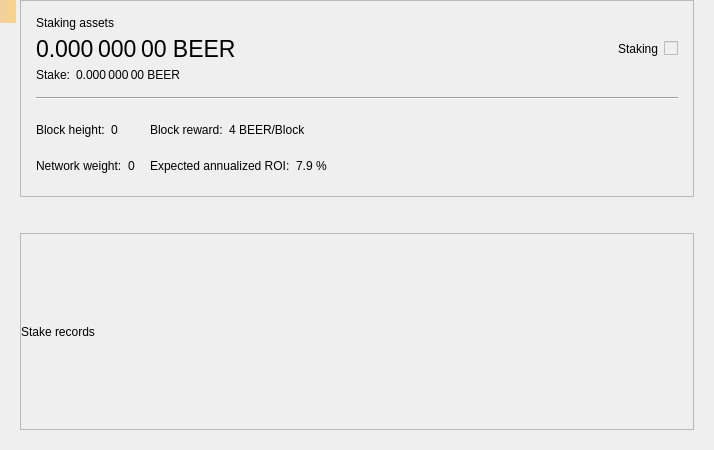
<?xml version="1.0" encoding="UTF-8"?>
<ui version="4.0">
 <class>StakePage</class>
 <widget class="QWidget" name="StakePage">
  <property name="geometry">
   <rect>
    <x>0</x>
    <y>0</y>
    <width>714</width>
    <height>450</height>
   </rect>
  </property>
  <property name="windowTitle">
   <string>Form</string>
  </property>
  <layout class="QVBoxLayout" name="verticalLayout_3">
   <property name="leftMargin">
    <number>20</number>
   </property>
   <property name="topMargin">
    <number>0</number>
   </property>
   <property name="rightMargin">
    <number>20</number>
   </property>
   <property name="bottomMargin">
    <number>20</number>
   </property>
   <item>
    <widget class="QFrame" name="frameStakeInfo">
     <property name="frameShape">
      <enum>QFrame::StyledPanel</enum>
     </property>
     <property name="frameShadow">
      <enum>QFrame::Raised</enum>
     </property>
     <layout class="QVBoxLayout" name="verticalLayout">
      <property name="spacing">
       <number>15</number>
      </property>
      <property name="leftMargin">
       <number>15</number>
      </property>
      <property name="topMargin">
       <number>15</number>
      </property>
      <property name="rightMargin">
       <number>15</number>
      </property>
      <property name="bottomMargin">
       <number>15</number>
      </property>
      <item>
       <layout class="QGridLayout" name="gridLayout_2">
        <property name="spacing">
         <number>6</number>
        </property>
        <item row="1" column="0">
         <widget class="QLabel" name="labelAssets">
          <property name="font">
           <font>
            <pointsize>17</pointsize>
           </font>
          </property>
          <property name="cursor">
           <cursorShape>IBeamCursor</cursorShape>
          </property>
          <property name="toolTip">
           <string>Your current spendable balance</string>
          </property>
          <property name="text">
           <string notr="true">0.000 000 00 BEER</string>
          </property>
          <property name="alignment">
           <set>Qt::AlignLeading|Qt::AlignLeft|Qt::AlignVCenter</set>
          </property>
          <property name="textInteractionFlags">
           <set>Qt::LinksAccessibleByMouse|Qt::TextSelectableByMouse</set>
          </property>
         </widget>
        </item>
        <item row="0" column="0">
         <widget class="QLabel" name="labelAssetsText">
          <property name="text">
           <string>Staking assets</string>
          </property>
          <property name="alignment">
           <set>Qt::AlignLeading|Qt::AlignLeft|Qt::AlignVCenter</set>
          </property>
         </widget>
        </item>
        <item row="1" column="2">
         <spacer name="horizontalSpacer_2">
          <property name="orientation">
           <enum>Qt::Horizontal</enum>
          </property>
          <property name="sizeHint" stdset="0">
           <size>
            <width>40</width>
            <height>20</height>
           </size>
          </property>
         </spacer>
        </item>
        <item row="4" column="0">
         <layout class="QHBoxLayout" name="horizontalLayout_5">
          <property name="spacing">
           <number>6</number>
          </property>
          <item>
           <widget class="QLabel" name="labelStakeText">
            <property name="sizePolicy">
             <sizepolicy hsizetype="Maximum" vsizetype="Preferred">
              <horstretch>0</horstretch>
              <verstretch>0</verstretch>
             </sizepolicy>
            </property>
            <property name="text">
             <string>Stake:</string>
            </property>
            <property name="alignment">
             <set>Qt::AlignLeading|Qt::AlignLeft|Qt::AlignVCenter</set>
            </property>
           </widget>
          </item>
          <item>
           <widget class="QLabel" name="labelStake">
            <property name="text">
             <string>0.000 000 00 BEER</string>
            </property>
            <property name="alignment">
             <set>Qt::AlignLeading|Qt::AlignLeft|Qt::AlignVCenter</set>
            </property>
            <property name="textInteractionFlags">
             <set>Qt::LinksAccessibleByMouse|Qt::TextSelectableByMouse</set>
            </property>
           </widget>
          </item>
          <item>
           <spacer name="horizontalSpacer_3">
            <property name="orientation">
             <enum>Qt::Horizontal</enum>
            </property>
            <property name="sizeType">
             <enum>QSizePolicy::Minimum</enum>
            </property>
            <property name="sizeHint" stdset="0">
             <size>
              <width>0</width>
              <height>0</height>
             </size>
            </property>
           </spacer>
          </item>
         </layout>
        </item>
        <item row="1" column="4">
         <widget class="QLabel" name="labelStaking">
          <property name="text">
           <string>Staking</string>
          </property>
         </widget>
        </item>
        <item row="1" column="5">
         <widget class="QSwitchControl" name="checkStake">
          <property name="enabled">
           <bool>false</bool>
          </property>
         </widget>
        </item>
       </layout>
      </item>
      <item>
       <widget class="Line" name="hLine">
        <property name="orientation">
         <enum>Qt::Horizontal</enum>
        </property>
       </widget>
      </item>
      <item>
       <layout class="QGridLayout" name="gridLayout">
        <property name="verticalSpacing">
         <number>6</number>
        </property>
        <item row="0" column="0">
         <layout class="QHBoxLayout" name="horizontalLayout">
          <property name="spacing">
           <number>6</number>
          </property>
          <item>
           <widget class="QLabel" name="labelHeightText">
            <property name="sizePolicy">
             <sizepolicy hsizetype="Maximum" vsizetype="Preferred">
              <horstretch>0</horstretch>
              <verstretch>0</verstretch>
             </sizepolicy>
            </property>
            <property name="text">
             <string>Block height:</string>
            </property>
            <property name="alignment">
             <set>Qt::AlignLeading|Qt::AlignLeft|Qt::AlignVCenter</set>
            </property>
           </widget>
          </item>
          <item>
           <widget class="QLabel" name="labelHeight">
            <property name="text">
             <string>0</string>
            </property>
            <property name="alignment">
             <set>Qt::AlignLeading|Qt::AlignLeft|Qt::AlignVCenter</set>
            </property>
            <property name="textInteractionFlags">
             <set>Qt::LinksAccessibleByMouse|Qt::TextSelectableByMouse</set>
            </property>
           </widget>
          </item>
          <item>
           <spacer name="horizontalSpacer_4">
            <property name="orientation">
             <enum>Qt::Horizontal</enum>
            </property>
            <property name="sizeType">
             <enum>QSizePolicy::Minimum</enum>
            </property>
            <property name="sizeHint" stdset="0">
             <size>
              <width>0</width>
              <height>0</height>
             </size>
            </property>
           </spacer>
          </item>
         </layout>
        </item>
        <item row="0" column="1">
         <layout class="QHBoxLayout" name="horizontalLayout_3">
          <property name="spacing">
           <number>6</number>
          </property>
          <item>
           <widget class="QLabel" name="labelRewardText">
            <property name="sizePolicy">
             <sizepolicy hsizetype="Maximum" vsizetype="Preferred">
              <horstretch>0</horstretch>
              <verstretch>0</verstretch>
             </sizepolicy>
            </property>
            <property name="text">
             <string>Block reward:</string>
            </property>
            <property name="alignment">
             <set>Qt::AlignLeading|Qt::AlignLeft|Qt::AlignVCenter</set>
            </property>
           </widget>
          </item>
          <item>
           <widget class="QLabel" name="labelReward">
            <property name="text">
             <string>4 BEER/Block</string>
            </property>
            <property name="alignment">
             <set>Qt::AlignLeading|Qt::AlignLeft|Qt::AlignVCenter</set>
            </property>
            <property name="textInteractionFlags">
             <set>Qt::LinksAccessibleByMouse|Qt::TextSelectableByMouse</set>
            </property>
           </widget>
          </item>
          <item>
           <spacer name="horizontalSpacer_6">
            <property name="orientation">
             <enum>Qt::Horizontal</enum>
            </property>
            <property name="sizeType">
             <enum>QSizePolicy::Minimum</enum>
            </property>
            <property name="sizeHint" stdset="0">
             <size>
              <width>0</width>
              <height>0</height>
             </size>
            </property>
           </spacer>
          </item>
         </layout>
        </item>
        <item row="0" column="2" rowspan="2">
         <spacer name="horizontalSpacer">
          <property name="orientation">
           <enum>Qt::Horizontal</enum>
          </property>
          <property name="sizeHint" stdset="0">
           <size>
            <width>40</width>
            <height>20</height>
           </size>
          </property>
         </spacer>
        </item>
        <item row="1" column="0">
         <layout class="QHBoxLayout" name="horizontalLayout_2">
          <property name="spacing">
           <number>6</number>
          </property>
          <item>
           <widget class="QLabel" name="labelWeightText">
            <property name="sizePolicy">
             <sizepolicy hsizetype="Maximum" vsizetype="Preferred">
              <horstretch>0</horstretch>
              <verstretch>0</verstretch>
             </sizepolicy>
            </property>
            <property name="text">
             <string>Network weight:</string>
            </property>
            <property name="alignment">
             <set>Qt::AlignLeading|Qt::AlignLeft|Qt::AlignVCenter</set>
            </property>
           </widget>
          </item>
          <item>
           <widget class="QLabel" name="labelWeight">
            <property name="text">
             <string>0</string>
            </property>
            <property name="alignment">
             <set>Qt::AlignLeading|Qt::AlignLeft|Qt::AlignVCenter</set>
            </property>
            <property name="textInteractionFlags">
             <set>Qt::LinksAccessibleByMouse|Qt::TextSelectableByMouse</set>
            </property>
           </widget>
          </item>
          <item>
           <spacer name="horizontalSpacer_5">
            <property name="orientation">
             <enum>Qt::Horizontal</enum>
            </property>
            <property name="sizeType">
             <enum>QSizePolicy::Minimum</enum>
            </property>
            <property name="sizeHint" stdset="0">
             <size>
              <width>0</width>
              <height>0</height>
             </size>
            </property>
           </spacer>
          </item>
         </layout>
        </item>
        <item row="1" column="1">
         <layout class="QHBoxLayout" name="horizontalLayout_4">
          <property name="spacing">
           <number>6</number>
          </property>
          <item>
           <widget class="QLabel" name="labelROIText">
            <property name="sizePolicy">
             <sizepolicy hsizetype="Maximum" vsizetype="Preferred">
              <horstretch>0</horstretch>
              <verstretch>0</verstretch>
             </sizepolicy>
            </property>
            <property name="text">
             <string>Expected annualized ROI:</string>
            </property>
            <property name="alignment">
             <set>Qt::AlignLeading|Qt::AlignLeft|Qt::AlignVCenter</set>
            </property>
           </widget>
          </item>
          <item>
           <widget class="QLabel" name="labelROI">
            <property name="text">
             <string>7.9 %</string>
            </property>
            <property name="alignment">
             <set>Qt::AlignLeading|Qt::AlignLeft|Qt::AlignVCenter</set>
            </property>
            <property name="textInteractionFlags">
             <set>Qt::LinksAccessibleByMouse|Qt::TextSelectableByMouse</set>
            </property>
           </widget>
          </item>
          <item>
           <spacer name="horizontalSpacer_7">
            <property name="orientation">
             <enum>Qt::Horizontal</enum>
            </property>
            <property name="sizeType">
             <enum>QSizePolicy::Minimum</enum>
            </property>
            <property name="sizeHint" stdset="0">
             <size>
              <width>0</width>
              <height>0</height>
             </size>
            </property>
           </spacer>
          </item>
         </layout>
        </item>
       </layout>
      </item>
     </layout>
    </widget>
   </item>
   <item>
    <spacer name="verticalSpacer">
     <property name="orientation">
      <enum>Qt::Vertical</enum>
     </property>
     <property name="sizeType">
      <enum>QSizePolicy::Fixed</enum>
     </property>
     <property name="sizeHint" stdset="0">
      <size>
       <width>20</width>
       <height>30</height>
      </size>
     </property>
    </spacer>
   </item>
   <item>
    <widget class="QFrame" name="frameStakeRecords">
     <property name="frameShape">
      <enum>QFrame::StyledPanel</enum>
     </property>
     <property name="frameShadow">
      <enum>QFrame::Raised</enum>
     </property>
     <layout class="QVBoxLayout" name="verticalLayout_2">
      <property name="leftMargin">
       <number>0</number>
      </property>
      <property name="topMargin">
       <number>0</number>
      </property>
      <property name="rightMargin">
       <number>0</number>
      </property>
      <property name="bottomMargin">
       <number>0</number>
      </property>
      <item>
       <widget class="QLabel" name="labelRecordsText">
        <property name="text">
         <string>Stake records</string>
        </property>
       </widget>
      </item>
     </layout>
    </widget>
   </item>
  </layout>
  <widget class="QLabel" name="labelAlerts">
   <property name="geometry">
    <rect>
     <x>0</x>
     <y>0</y>
     <width>16</width>
     <height>23</height>
    </rect>
   </property>
   <property name="visible">
    <bool>false</bool>
   </property>
   <property name="styleSheet">
    <string notr="true">QLabel { background-color: qlineargradient(x1: 0, y1: 0, x2: 1, y2: 0, stop:0 #F0D0A0, stop:1 #F8D488); color:#000000; }</string>
   </property>
   <property name="wordWrap">
    <bool>true</bool>
   </property>
   <property name="margin">
    <number>3</number>
   </property>
   <property name="textInteractionFlags">
    <set>Qt::TextSelectableByMouse</set>
   </property>
  </widget>
 </widget>
 <customwidgets>
  <customwidget>
   <class>QSwitchControl</class>
   <extends>QCheckBox</extends>
   <header>qt/qswitchcontrol.h</header>
  </customwidget>
 </customwidgets>
 <resources/>
 <connections/>
</ui>
